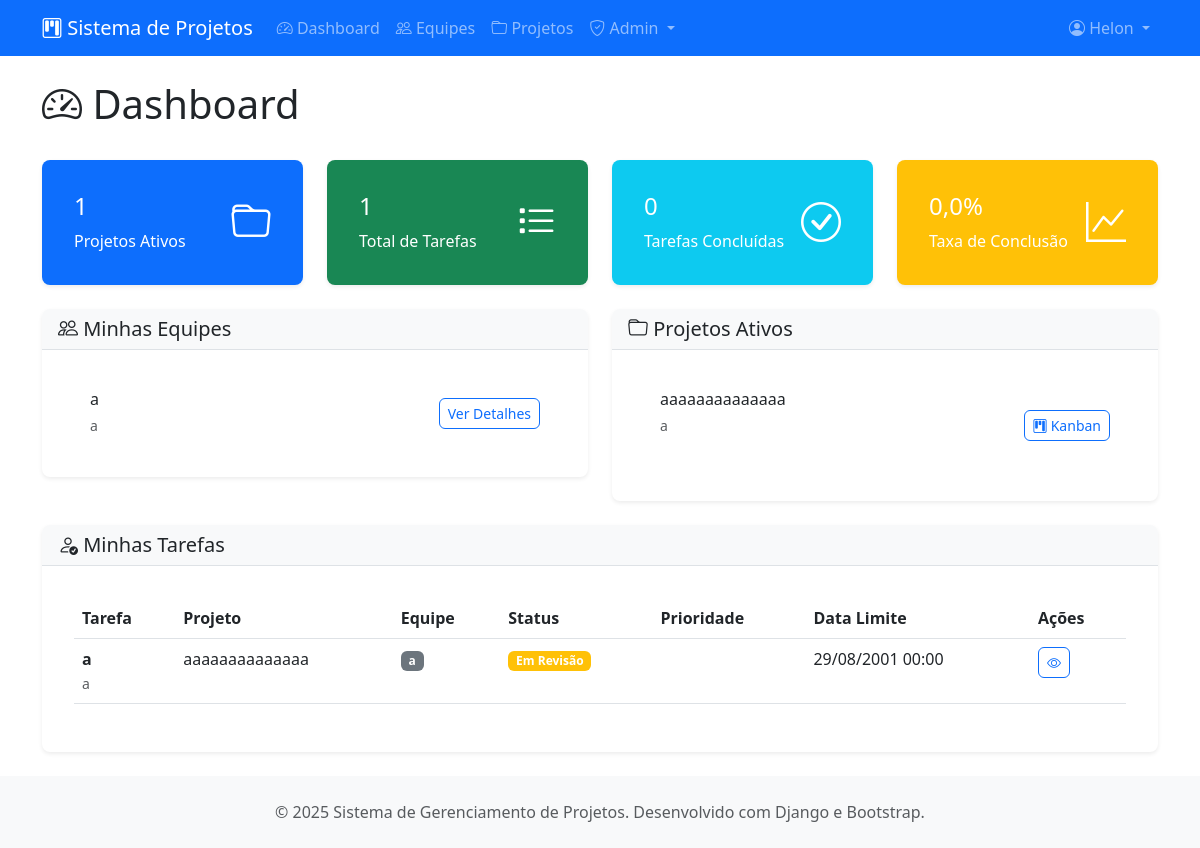
Before: /projetos/ (signed in) with the older database file.
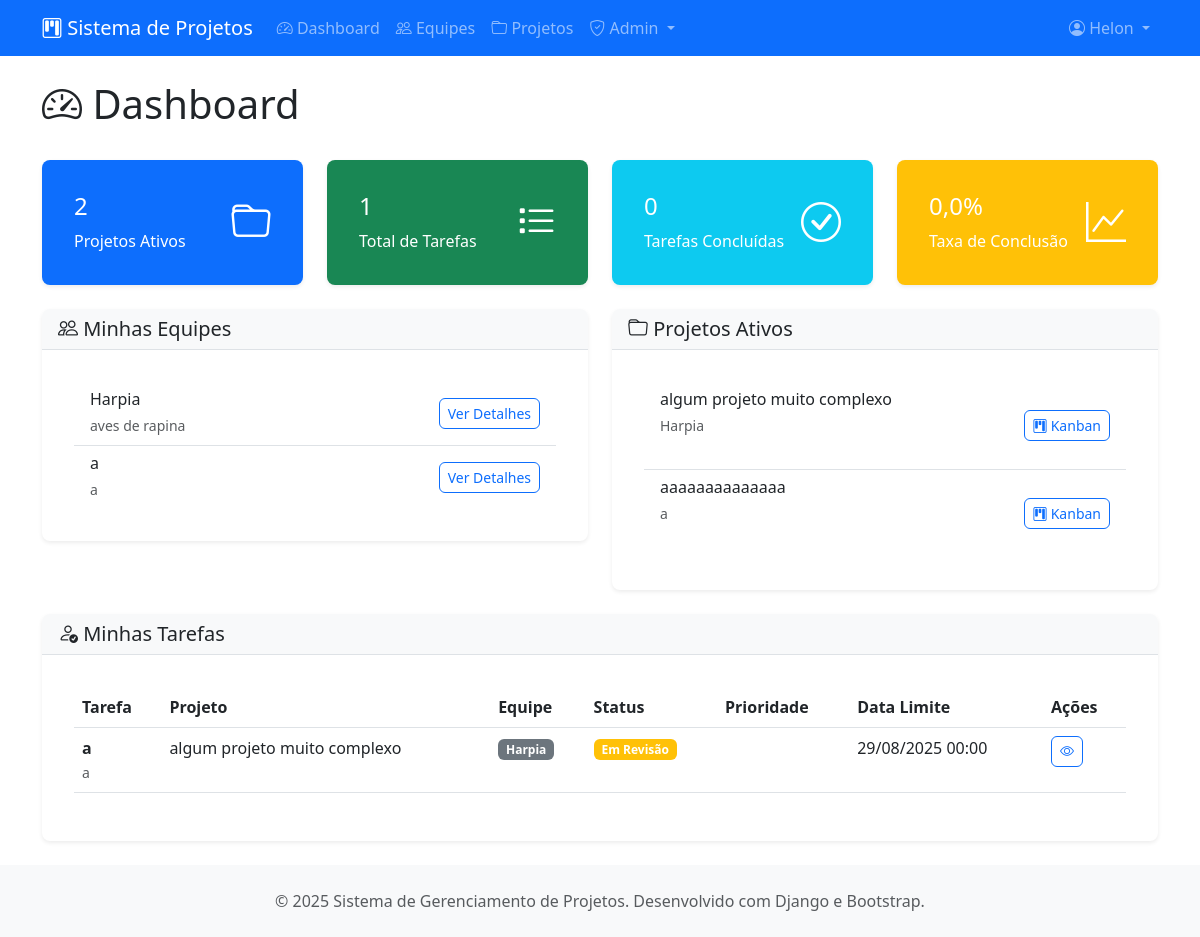
After: the same page with the newer database file.
### projetos/models.py (models this page shows, shortened)
class Equipe(models.Model):
    nome = models.CharField(max_length=100, verbose_name="Nome da Equipe")
    descricao = models.TextField(blank=True, verbose_name="Descrição")
    criada_em = models.DateTimeField(auto_now_add=True)
    criada_por = models.ForeignKey(User, on_delete=models.CASCADE, related_name="equipes_criadas")
    ativa = models.BooleanField(default=True, verbose_name="Equipe Ativa")
    class Meta:
        verbose_name = "Equipe"
        verbose_name_plural = "Equipes"
        ordering = ["nome"]

class Projeto(models.Model):
    PRIORIDADE_CHOICES = [
        ('baixa', 'Baixa'),
        ('media', 'Média'),
        ('alta', 'Alta'),
        ('urgente', 'Urgente'),
    ]
    titulo = models.CharField(max_length=200, verbose_name="Título")
    descricao = models.TextField(verbose_name="Descrição")
    equipe = models.ForeignKey(Equipe, on_delete=models.CASCADE, related_name="projetos")
    criado_por = models.ForeignKey(User, on_delete=models.CASCADE, related_name="projetos_criados")
    criado_em = models.DateTimeField(auto_now_add=True)
    atualizado_em = models.DateTimeField(auto_now=True)
    data_inicio = models.DateField(verbose_name="Data de Início")
    data_fim = models.DateField(verbose_name="Data de Conclusão")
    prioridade = models.CharField(max_length=10, choices=PRIORIDADE_CHOICES, default='media')
    ativo = models.BooleanField(default=True, verbose_name="Projeto Ativo")
    class Meta:
        verbose_name = "Projeto"
        verbose_name_plural = "Projetos"
        ordering = ["-criado_em"]

class Tarefa(models.Model):
    PRIORIDADE_CHOICES = [
        ('baixa', 'Baixa'),
        ('media', 'Média'),
        ('alta', 'Alta'),
        ('urgente', 'Urgente'),
    ]
    titulo = models.CharField(max_length=200, verbose_name="Título")
    descricao = models.TextField(verbose_name="Descrição")
    projeto = models.ForeignKey(Projeto, on_delete=models.CASCADE, related_name="tarefas")
    status = models.ForeignKey(StatusTarefa, on_delete=models.CASCADE, related_name="tarefas")
    criada_por = models.ForeignKey(User, on_delete=models.CASCADE, related_name="tarefas_criadas")
    criada_em = models.DateTimeField(auto_now_add=True)
    atualizada_em = models.DateTimeField(auto_now=True)
    data_limite = models.DateTimeField(blank=True, null=True, verbose_name="Data Limite")
    prioridade = models.CharField(max_length=10, choices=PRIORIDADE_CHOICES, default='media')
    etiquetas = models.ManyToManyField(Etiqueta, blank=True, related_name="tarefas")
    ordem = models.PositiveIntegerField(default=0, verbose_name="Ordem na Coluna")
    class Meta:
        verbose_name = "Tarefa"
        verbose_name_plural = "Tarefas"
        ordering = ["ordem", "-criada_em"]

class StatusTarefa(models.Model):
    nome = models.CharField(max_length=50, verbose_name="Nome do Status")
    cor = models.CharField(max_length=7, default="#007bff", verbose_name="Cor (Hex)")
    ordem = models.PositiveIntegerField(verbose_name="Ordem")
    class Meta:
        verbose_name = "Status da Tarefa"
        verbose_name_plural = "Status das Tarefas"
        ordering = ["ordem"]
        unique_together = ['nome']

### projetos/views.py (the view)
# urls.py: path('', views.dashboard, name='dashboard'),
@login_required
def dashboard(request):
    equipes = Equipe.objects.filter(
        membros__usuario=request.user,
        ativa=True
    )
    projetos_ativos = Projeto.objects.filter(
        equipe__membros__usuario=request.user,
        ativo=True
    )
    tarefas_atribuidas = Tarefa.objects.filter(
        atribuicoes__usuario=request.user
    ).select_related('projeto', 'status')
    total_projetos = projetos_ativos.count()
    total_tarefas = Tarefa.objects.filter(
        projeto__equipe__membros__usuario=request.user
    ).count()
    tarefas_concluidas = Tarefa.objects.filter(
        projeto__equipe__membros__usuario=request.user,
        status__nome='Concluído'
    ).count()
    percentual_conclusao = (tarefas_concluidas / total_tarefas * 100) if total_tarefas > 0 else 0
    context = {
        'equipes': equipes,
        'projetos_ativos': projetos_ativos,
        'tarefas_atribuidas': tarefas_atribuidas,
        'total_projetos': total_projetos,
        'total_tarefas': total_tarefas,
        'tarefas_concluidas': tarefas_concluidas,
        'percentual_conclusao': round(percentual_conclusao, 1),
    }
    return render(request, 'projetos/dashboard.html', context)

### projetos/templates/projetos/dashboard.html (shortened to what the changed rows need)
{% extends 'projetos/base.html' %}
{% load static %}
{% block content %}
<div class="row">
    <div class="col-12">
        <div class="d-flex justify-content-between align-items-center mb-4">
            <h1><i class="bi bi-speedometer2"></i> Dashboard</h1>
        </div>
    </div>
</div>
<div class="row mb-4">
    <div class="col-md-3">
        <div class="card bg-primary text-white">
            <div class="card-body">
                <div class="d-flex justify-content-between">
                    <div>
                        <h4 class="card-title">{{ total_projetos }}</h4>
                        <p class="card-text">Projetos Ativos</p>
                    </div>
                </div>
            </div>
        </div>
    </div>
</div>
<div class="row">
    <div class="col-md-6">
        <div class="card">
            <div class="card-body">
                {% if equipes %}
                    <div class="list-group list-group-flush">
                        {% for equipe in equipes %}
                            <div class="list-group-item d-flex justify-content-between align-items-center">
                                <div>
                                    <h6 class="mb-1">{{ equipe.nome }}</h6>
                                    <small class="text-muted">{{ equipe.descricao|truncatewords:10 }}</small>
                                </div>
                                <a href="{% url 'projetos:detalhe-equipe' equipe.pk %}" class="btn btn-sm btn-outline-primary">
                                    Ver Detalhes
                                </a>
                            </div>
                        {% endfor %}
                    </div>
                {% endif %}
            </div>
        </div>
    </div>
    <div class="col-md-6">
        <div class="card">
            <div class="card-body">
                {% if projetos_ativos %}
                    <div class="list-group list-group-flush">
                        {% for projeto in projetos_ativos %}
                            <div class="list-group-item d-flex justify-content-between align-items-center">
                                <div>
                                    <h6 class="mb-1">{{ projeto.titulo }}</h6>
                                    <small class="text-muted">{{ projeto.equipe.nome }}</small>
                                    <br>
                                    <span class="badge bg-{{ projeto.prioridade }}">
                                    </span>
                                </div>
                                <a href="{% url 'projetos:kanban-projeto' projeto.pk %}" class="btn btn-sm btn-outline-primary">
                                    <i class="bi bi-kanban"></i> Kanban
                                </a>
                            </div>
                        {% endfor %}
                    </div>
                {% endif %}
            </div>
        </div>
    </div>
</div>
<div class="row mt-4">
    <div class="col-12">
        <div class="card">
            <div class="card-body">
                {% if tarefas_atribuidas %}
                    <div class="table-responsive">
                        <table class="table table-hover">
                            <thead>
                                <tr>
                                    <th>Tarefa</th>
                                    <th>Projeto</th>
                                    <th>Equipe</th>
                                    <th>Status</th>
                                    <th>Prioridade</th>
                                    <th>Data Limite</th>
                                    <th>Ações</th>
                                </tr>
                            </thead>
                            <tbody>
                                {% for tarefa in tarefas_atribuidas %}
                                    <tr>
                                        <td>
                                            <strong>{{ tarefa.titulo }}</strong>
                                            <br>
                                            <small class="text-muted">{{ tarefa.descricao|truncatewords:8 }}</small>
                                        </td>
                                        <td>{{ tarefa.projeto.titulo }}</td>
                                        <td>
                                            <span class="badge bg-secondary">{{ tarefa.projeto.equipe.nome }}</span>
                                        </td>
                                        <td>
                                            <span class="badge" style="background-color: {{ tarefa.status.cor }}">
                                                {{ tarefa.status.nome }}
                                            </span>
                                        </td>
                                        <td>
                                            <span class="badge bg-{{ tarefa.prioridade }}">
                                            </span>
                                        </td>
                                        <td>
                                            {% if tarefa.data_limite %}
                                                {{ tarefa.data_limite|date:"d/m/Y H:i" }}
                                            {% else %}
                                                <span class="text-muted">-</span>
                                            {% endif %}
                                        </td>
                                        <td>
                                            <a href="{% url 'projetos:detalhe-tarefa' tarefa.pk %}" class="btn btn-sm btn-outline-primary">
                                                <i class="bi bi-eye"></i>
                                            </a>
                                        </td>
                                    </tr>
                                {% endfor %}
                            </tbody>
                        </table>
                    </div>
                {% endif %}
            </div>
        </div>
    </div>
</div>
{% endblock %}

Changed rows visible on the page:
removed Tarefa: titulo "a", descricao "a", projeto.titulo "aaaaaaaaaaaaaa", projeto.equipe.nome "a", status.nome "Em Revisão", data_limite "29/08/2001 00:00"
added Equipe: nome "Harpia", descricao "aves de rapina"
added Projeto: titulo "algum projeto muito complexo", equipe.nome "Harpia"
added Tarefa: titulo "a", descricao "a", projeto.titulo "algum projeto muito complexo", projeto.equipe.nome "Harpia", status.nome "Em Revisão", data_limite "29/08/2025 00:00"
Other visible differences:
{{ total_projetos }}: "1" → "2"
